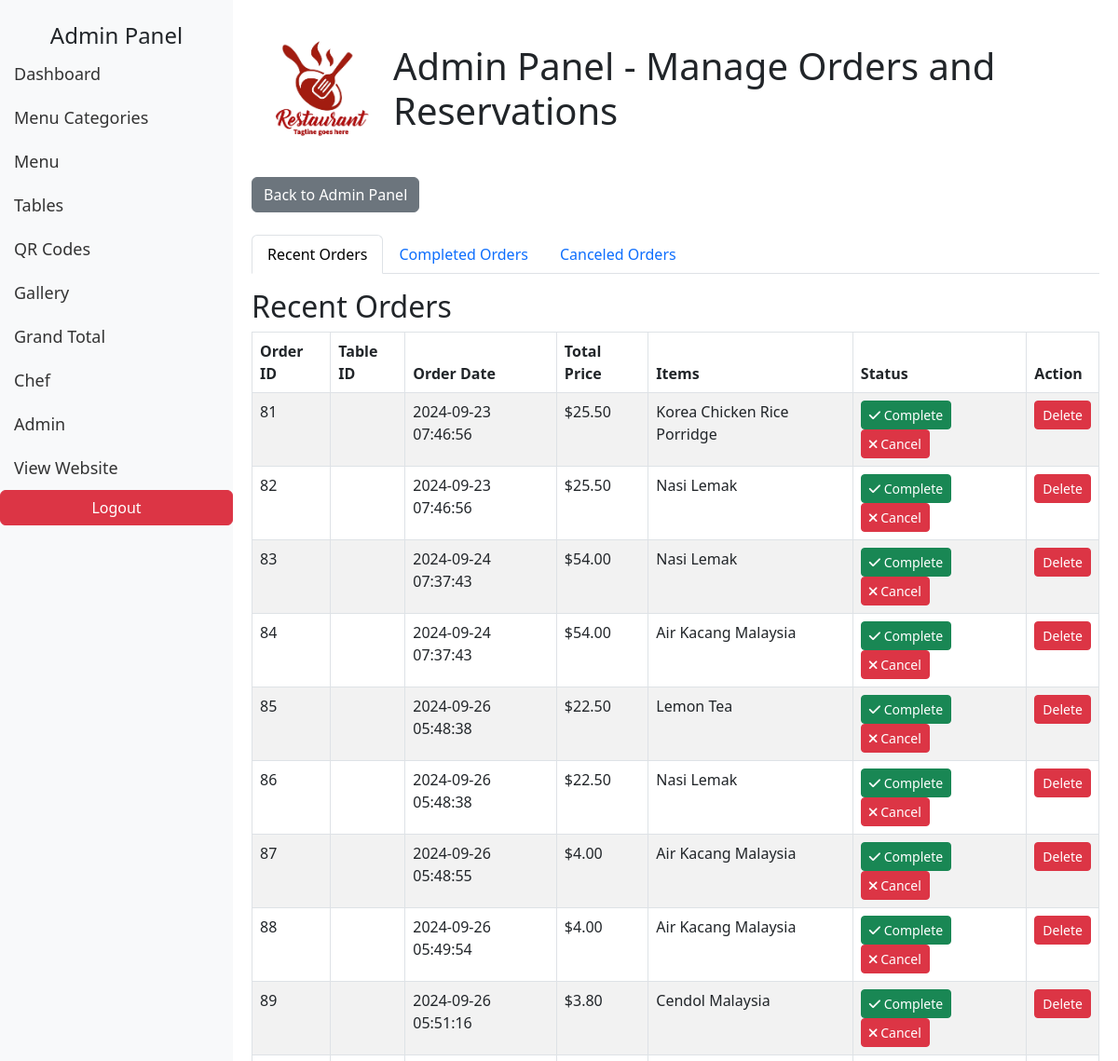
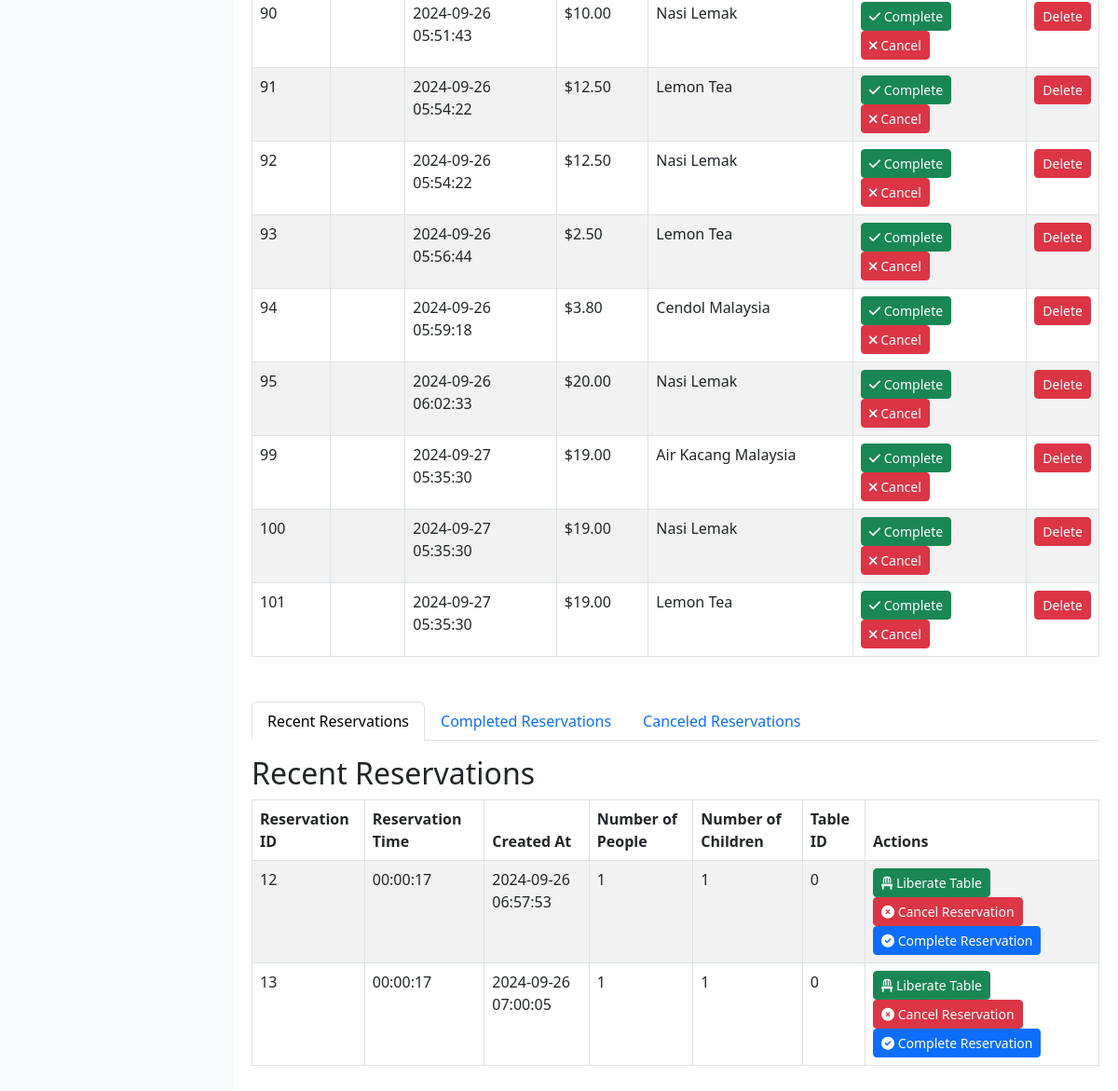
/admin/admin.php (signed in), run on the app's committed database (2 pictures, top to bottom).
### tables this page shows
CREATE TABLE `order_items` (
  `id` int NOT NULL AUTO_INCREMENT,
  `order_id` int DEFAULT NULL,
  `menu_item_id` int DEFAULT NULL,
  `quantity` int NOT NULL,
  `price` decimal(10,2) NOT NULL,
  PRIMARY KEY (`id`),
  KEY `order_id` (`order_id`),
  KEY `menu_item_id` (`menu_item_id`)
);

CREATE TABLE `customer_orders` (
  `id` int NOT NULL AUTO_INCREMENT,
  `customer_name` varchar(255) NOT NULL,
  `order_date` timestamp NOT NULL DEFAULT CURRENT_TIMESTAMP,
  `total_price` decimal(10,2) NOT NULL,
  `status` enum('pending','completed','cancelled') DEFAULT 'pending',
  `special_instructions` text,
  `dine_or_takeaway` enum('Dine-In','Takeaway') DEFAULT NULL,
  `cancellation_reason` text,
  `table_id` int DEFAULT NULL,
  `user_id` int NOT NULL,
  PRIMARY KEY (`id`,`user_id`)
);

CREATE TABLE `menu_items` (
  `id` int NOT NULL AUTO_INCREMENT,
  `name` varchar(255) NOT NULL,
  `description` text,
  `price` decimal(10,2) NOT NULL,
  `image` varchar(255) DEFAULT NULL,
  `status` enum('available','unavailable') DEFAULT 'available',
  `category_id` int DEFAULT NULL,
  PRIMARY KEY (`id`),
  KEY `fk_category` (`category_id`)
);

CREATE TABLE `reservations` (
  `id` int NOT NULL AUTO_INCREMENT,
  `name` varchar(255) NOT NULL,
  `email` varchar(255) NOT NULL,
  `phone` varchar(20) NOT NULL,
  `reservation_date` date NOT NULL,
  `reservation_time` time NOT NULL,
  `number_of_people` int NOT NULL,
  `number_of_children` int DEFAULT '0',
  `created_at` timestamp NOT NULL DEFAULT CURRENT_TIMESTAMP,
  `status` enum('pending','completed','canceled','liberated') DEFAULT 'pending',
  `cancellation_reason` text,
  `table_id` int NOT NULL,
  PRIMARY KEY (`id`,`table_id`),
  KEY `fk_table_id` (`table_id`)
);

### admin/admin.php (the view, shortened to what this page needs)
<?php
include '../db_connect.php';
$recent_orders_query = "
SELECT
    order_items.*,
    customer_orders.table_id,  -- Changed from customer_name to table_id
    customer_orders.order_date,
    customer_orders.total_price,
    customer_orders.status,
    menu_items.id AS menu_item_id,
    menu_items.name AS menu_item_name
FROM
    order_items
INNER JOIN
    customer_orders ON order_items.order_id = customer_orders.id
INNER JOIN
    menu_items ON order_items.menu_item_id = menu_items.id
WHERE
    customer_orders.status = 'pending';
";
$recent_orders_result = $conn->query($recent_orders_query);
$sql_recent_reservations = "
SELECT reservations.id, reservations.reservation_time, reservations.created_at,
       reservations.number_of_people, reservations.number_of_children, reservations.table_id,
       reservations.status
FROM reservations
WHERE reservations.status = 'pending'
ORDER BY reservations.reservation_time DESC
LIMIT 10";
$result_recent_reservations = $conn->query($sql_recent_reservations);
?>
<!DOCTYPE html>
<html lang="en">
<head>
    <link href="https://cdn.jsdelivr.net/npm/bootstrap@5.3.0-alpha1/dist/css/bootstrap.min.css" rel="stylesheet">
</head>
<body>
<div class="sidebar">
    <div class="text-center">
        <span class="navbar-brand" style="font-size: 1.5rem; font-weight: ;">
            Admin Panel
        </span>
    </div>
    <ul class="navbar-nav">
        <li class="nav-item">
            <a class="nav-link" href="admin.php">Dashboard</a>
        </li>
        <li class="nav-item">
            <a class="nav-link" href="manage_categories.php">Menu Categories</a>
        </li>
        <li class="nav-item">
            <a class="nav-link" href="dashboard.php">Menu</a>
        </li>
        <li class="nav-item">
            <a class="nav-link" href="tables.php">Tables</a>
        </li>
        <li class="nav-item">
            <a class="nav-link" href="qr_code1.php">QR Codes</a>
        </li>
        <li class="nav-item">
            <a class="nav-link" href="gallery.php">Gallery</a>
        </li>
        <li class="nav-item">
            <a class="nav-link" href="grand_total.php">Grand Total</a>
        </li>
        <li class="nav-item">
            <a class="nav-link" href="chef.php">Chef</a>
        </li>
        <li class="nav-item">
            <a class="nav-link" href="admin_profile.php">Admin</a>
        </li>
        <li>
            <a class="nav-item" href="../index1.php">View Website</a>
        </li>
        <li class="nav-item">
            <form action="admin_logout.php" method="POST" class="d-inline">
                <button type="submit" class="btn btn-danger w-100">Logout</button>
            </form>
        </li>
    </ul>
</div>
<div class="content">
    <div class="header-wrapper">
        <img src="../uploads/logo.jpg" alt="Restaurant Logo">
        <h1>Admin Panel - Manage Orders and Reservations</h1>
    </div>
    <div class="mb-4">
        <a href="admin.php" class="btn btn-secondary">Back to Admin Panel</a>
    </div>
    <ul class="nav nav-tabs" id="orderTabs" role="tablist">
        <li class="nav-item" role="presentation">
            <a class="nav-link active" id="recent-orders-tab" data-bs-toggle="tab" href="#recent-orders" role="tab" aria-controls="recent-orders" aria-selected="true">Recent Orders</a>
        </li>
        <li class="nav-item" role="presentation">
            <a class="nav-link" id="completed-orders-tab" data-bs-toggle="tab" href="#completed-orders" role="tab" aria-controls="completed-orders" aria-selected="false">Completed Orders</a>
        </li>
        <li class="nav-item" role="presentation">
            <a class="nav-link" id="canceled-orders-tab" data-bs-toggle="tab" href="#canceled-orders" role="tab" aria-controls="canceled-orders" aria-selected="false">Canceled Orders</a>
        </li>
    </ul>
    <div class="tab-content mt-3" id="orderTabsContent">
        <div class="tab-pane fade show active" id="recent-orders" role="tabpanel" aria-labelledby="recent-orders-tab">
            <h2>Recent Orders</h2>
            <table class="table table-striped table-bordered">
                <thead>
                    <tr>
                        <th>Order ID</th>
                        <th>Table ID</th>
                        <th>Order Date</th>
                        <th>Total Price</th>
                        <th>Items</th>
                        <th>Status</th>
                        <th>Action</th>
                    </tr>
                </thead>
                <tbody>
                <?php if ($recent_orders_result->num_rows > 0) {
                    while ($order = $recent_orders_result->fetch_assoc()) { ?>
                        <tr>
                            <td><?php echo htmlspecialchars($order['id']); ?></td>
                            <td><?php echo htmlspecialchars($order['table_id']); ?></td>
                            <td><?php echo htmlspecialchars($order['order_date']); ?></td>
                            <td>$<?php echo htmlspecialchars(number_format($order['total_price'], 2)); ?></td>
                            <td><?php echo htmlspecialchars($order['menu_item_name']); ?></td>
                             <td>
                            <?php if ($order['status'] === 'pending') { ?>
                                <a href="admin_update_order_status.php?id=<?php echo htmlspecialchars($order['order_id']); ?>&status=completed" class="btn btn-success btn-sm" onclick="return confirm('Mark this order as complete?');">
                                    <i class="fas fa-check"></i> Complete
                                </a>
                                <a href="#" class="btn btn-danger btn-sm" onclick="return promptForCancellation(<?php echo htmlspecialchars($order['order_id']); ?>)">
                                    <i class="fas fa-times"></i> Cancel
                                </a>
                            <?php } ?>
                            <td>
                                <form action="admin_delete_order.php" method="post" style="display:inline;">
                                    <input type="submit" name='delete' class="btn btn-danger btn-sm" value="Delete">
                                </form>
                            </td>
                        </tr>
                    <?php }
                } else {
                    echo '<tr><td colspan="8">No recent orders found.</td></tr>';
                } ?>
                </tbody>
            </table>
        </div>
    </div>
        <div class="mt-5">
            <ul class="nav nav-tabs" id="reservationTabs" role="tablist">
                <li class="nav-item" role="presentation">
                    <a class="nav-link active" id="recent-reservations-tab" data-bs-toggle="tab" href="#recent-reservations" role="tab" aria-controls="recent-reservations" aria-selected="true">Recent Reservations</a>
                </li>
                <li class="nav-item" role="presentation">
                    <a class="nav-link" id="completed-reservations-tab" data-bs-toggle="tab" href="#completed-reservations" role="tab" aria-controls="completed-reservations" aria-selected="false">Completed Reservations</a>
                </li>
                <li class="nav-item" role="presentation">
                    <a class="nav-link" id="canceled-reservations-tab" data-bs-toggle="tab" href="#canceled-reservations" role="tab" aria-controls="canceled-reservations" aria-selected="false">Canceled Reservations</a>
                </li>
            </ul>
    <div class="tab-content mt-3" id="reservationTabsContent">
    <div class="tab-pane fade show active" id="recent-reservations" role="tabpanel" aria-labelledby="recent-reservations-tab">
        <h2>Recent Reservations</h2>
        <table class="table table-striped table-bordered">
            <thead>
                <tr>
                    <th>Reservation ID</th>
                    <th>Reservation Time</th>
                    <th>Created At</th>
                    <th>Number of People</th>
                    <th>Number of Children</th>
                    <th>Table ID</th>
                    <th>Actions</th>
                </tr>
            </thead>
            <tbody>
            <?php if ($result_recent_reservations->num_rows > 0) {
                while ($reservation = $result_recent_reservations->fetch_assoc()) { ?>
                    <tr>
                        <td><?php echo htmlspecialchars($reservation['id']); ?></td>
                        <td><?php echo htmlspecialchars($reservation['reservation_time']); ?></td>
                        <td><?php echo htmlspecialchars($reservation['created_at']); ?></td>
                        <td><?php echo htmlspecialchars($reservation['number_of_people']); ?></td>
                        <td><?php echo htmlspecialchars($reservation['number_of_children']); ?></td>
                        <td><?php echo htmlspecialchars($reservation['table_id']); ?></td>
                        <td>
                            <a href="#" class="btn btn-success btn-sm" onclick="liberateTable(<?php echo $reservation['id']; ?>, <?php echo $reservation['table_id']; ?>); return false;">
                                <i class="fas fa-chair"></i> Liberate Table
                            </a>
                            <a href="#" class="btn btn-danger btn-sm" onclick="cancelReservation(<?php echo $reservation['id']; ?>)">
                                <i class="fas fa-times-circle"></i> Cancel Reservation
                            </a>
                            <a href="complete_reservation.php?id=<?php echo $reservation['id']; ?>" class="btn btn-primary btn-sm" onclick="return confirm('Mark this reservation as complete?');">
                                <i class="fas fa-check-circle"></i> Complete Reservation
                            </a>
                        </td>
                    </tr>
                <?php }
            } else {
                echo '<tr><td colspan="7">No recent reservations found.</td></tr>';
            } ?>
            </tbody>
        </table>
    </div>
</div>
<link rel="stylesheet" href="https://cdnjs.cloudflare.com/ajax/libs/font-awesome/6.0.0/css/all.min.css">
            </div>
        </div>
</body>
</html>

### admin/admin.php (style rules this page uses)
body { display: flex; height: 100vh; }
.sidebar { width: 250px; background-color: #f8f9fa; padding-top: 20px; position: fixed; height: 100%; }
.content { margin-left: 250px; padding: 20px; width: 100%; }
.sidebar a { font-size: 18px; padding: 10px 15px; display: block; text-decoration: none; color: #333; }
.header-wrapper { display: flex; align-items: center; justify-content: center; margin-bottom: 20px; }
.header-wrapper img { height: 150px; margin-right: 2px; }
.header-wrapper h1 { margin: 0; }

### data on the page
order_items: id "81", customer_orders.order_date "2024-09-23 07:46:56", customer_orders.total_price "25.50", menu_item.name "Korea Chicken Rice Porridge"
order_items: id "82", customer_orders.order_date "2024-09-23 07:46:56", customer_orders.total_price "25.50", menu_item.name "Nasi Lemak"
order_items: id "83", customer_orders.order_date "2024-09-24 07:37:43", customer_orders.total_price "54.00", menu_item.name "Nasi Lemak"
order_items: id "84", customer_orders.order_date "2024-09-24 07:37:43", customer_orders.total_price "54.00", menu_item.name "Air Kacang Malaysia"
order_items: id "85", customer_orders.order_date "2024-09-26 05:48:38", customer_orders.total_price "22.50", menu_item.name "Lemon Tea"
order_items: id "86", customer_orders.order_date "2024-09-26 05:48:38", customer_orders.total_price "22.50", menu_item.name "Nasi Lemak"
order_items: id "87", customer_orders.order_date "2024-09-26 05:48:55", customer_orders.total_price "4.00", menu_item.name "Air Kacang Malaysia"
order_items: id "88", customer_orders.order_date "2024-09-26 05:49:54", customer_orders.total_price "4.00", menu_item.name "Air Kacang Malaysia"
order_items: id "89", customer_orders.order_date "2024-09-26 05:51:16", customer_orders.total_price "3.80", menu_item.name "Cendol Malaysia"
order_items: id "90", customer_orders.order_date "2024-09-26 05:51:43", customer_orders.total_price "10.00", menu_item.name "Nasi Lemak"
order_items: id "91", customer_orders.order_date "2024-09-26 05:54:22", customer_orders.total_price "12.50", menu_item.name "Lemon Tea"
order_items: id "92", customer_orders.order_date "2024-09-26 05:54:22", customer_orders.total_price "12.50", menu_item.name "Nasi Lemak"
order_items: id "93", customer_orders.order_date "2024-09-26 05:56:44", customer_orders.total_price "2.50", menu_item.name "Lemon Tea"
order_items: id "94", customer_orders.order_date "2024-09-26 05:59:18", customer_orders.total_price "3.80", menu_item.name "Cendol Malaysia"
order_items: id "95", customer_orders.order_date "2024-09-26 06:02:33", customer_orders.total_price "20.00", menu_item.name "Nasi Lemak"
order_items: id "99", customer_orders.order_date "2024-09-27 05:35:30", customer_orders.total_price "19.00", menu_item.name "Air Kacang Malaysia"
order_items: id "100", customer_orders.order_date "2024-09-27 05:35:30", customer_orders.total_price "19.00", menu_item.name "Nasi Lemak"
order_items: id "101", customer_orders.order_date "2024-09-27 05:35:30", customer_orders.total_price "19.00", menu_item.name "Lemon Tea"
reservations: id "12", reservation_time "00:00:17", created_at "2024-09-26 06:57:53", number_of_people "1", number_of_children "1", table "0"
reservations: id "13", reservation_time "00:00:17", created_at "2024-09-26 07:00:05", number_of_people "1", number_of_children "1", table "0"
